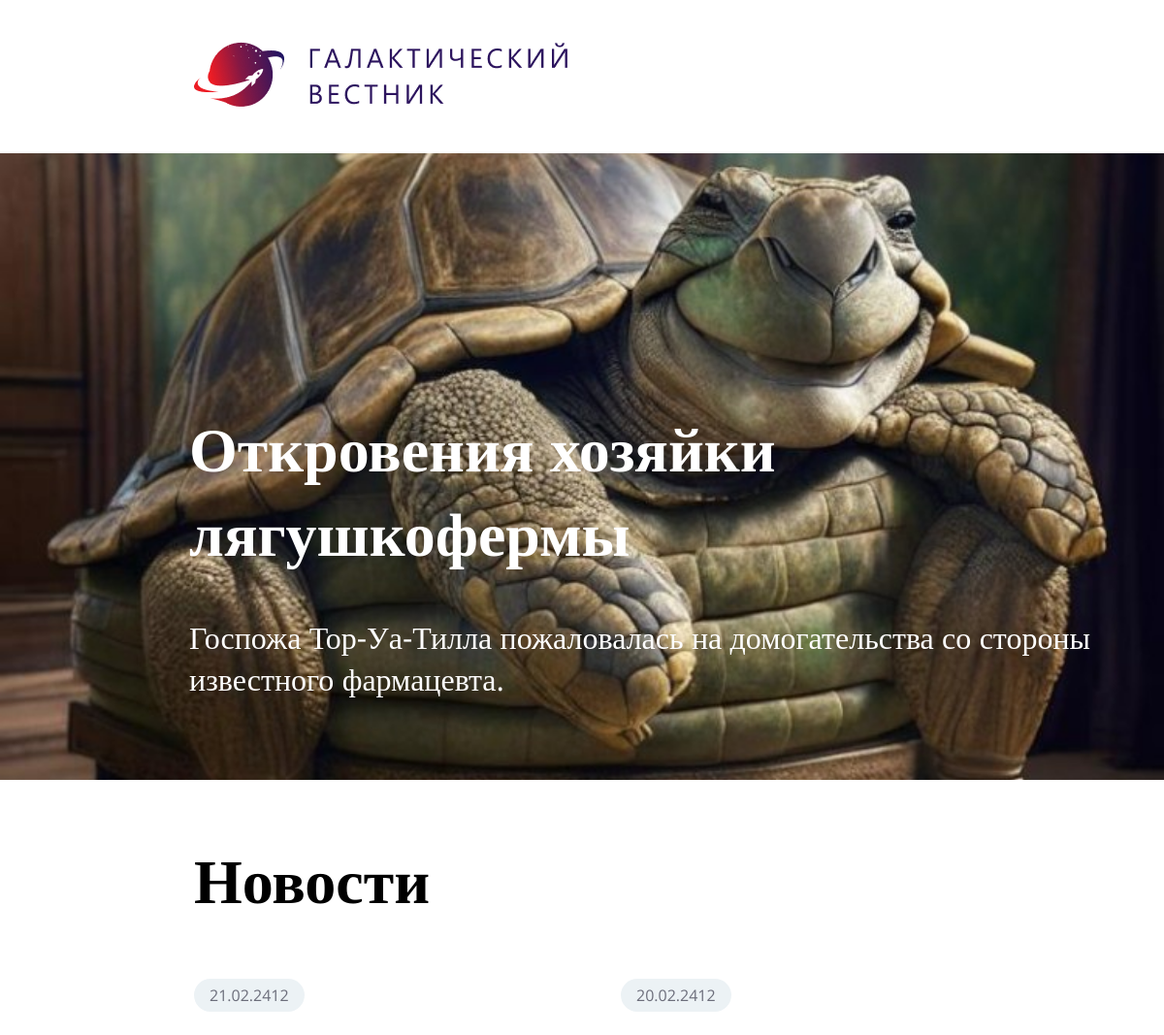
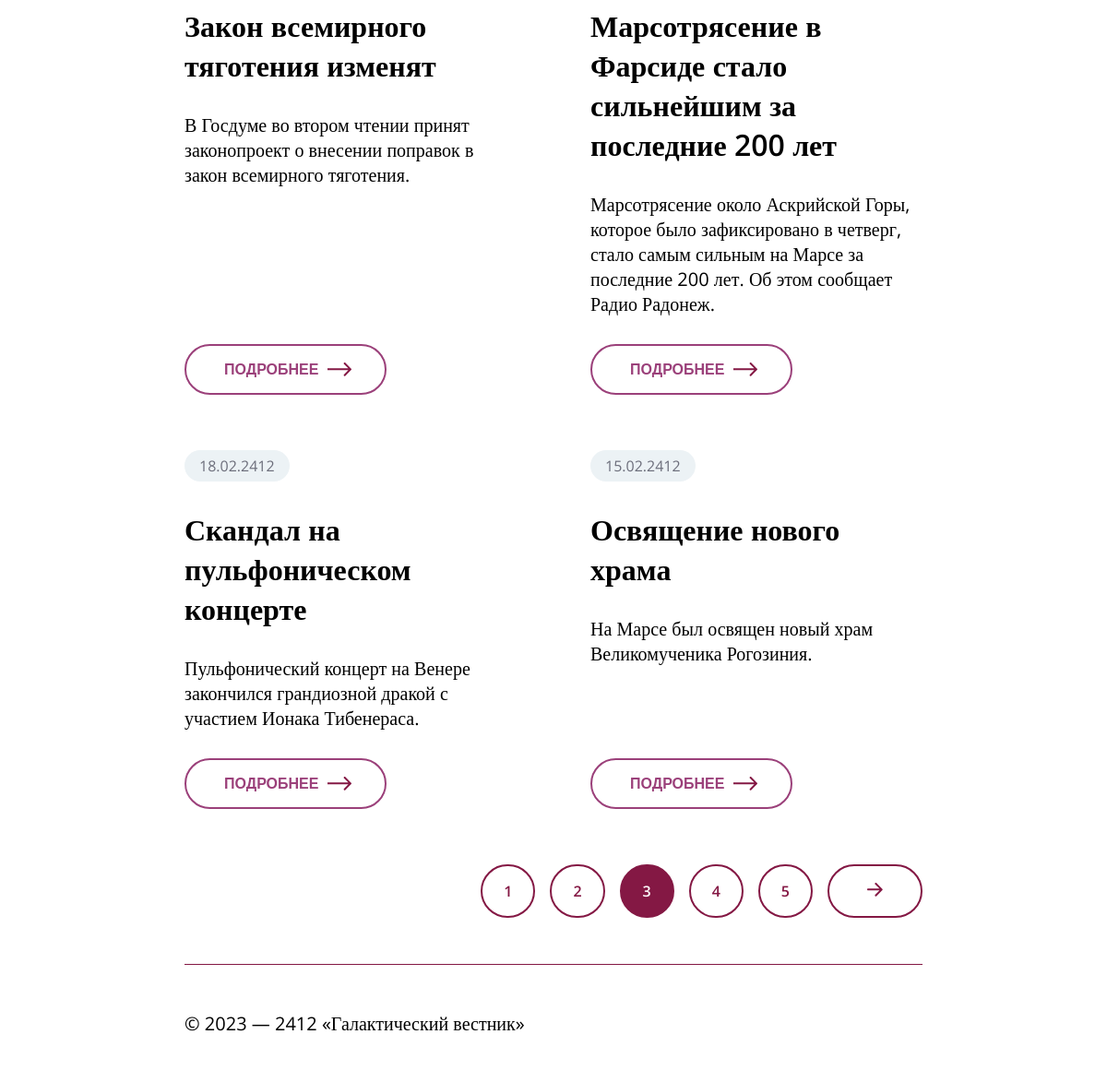
The page /page?id=3 on the database its author committed (2 pictures, top to bottom).
### tables this page shows
CREATE TABLE `news` (
  `id` int(11) unsigned NOT NULL AUTO_INCREMENT,
  `date` datetime NULL DEFAULT NULL,
  `title` varchar(250) NOT NULL DEFAULT '',
  `announce` text NULL DEFAULT NULL,
  `content` text NULL DEFAULT NULL,
  `image` varchar(250) NOT NULL DEFAULT '',
  PRIMARY KEY (`id`),
  KEY `id` (`id`),

  KEY `idx_news_date` (`date`));

### app/Core/Controller.php (called while the page is built, shortened)
<?php
class Controller
{
    protected function view(string $view, array $data = [])
    {
        extract($data);
        require "../app/Views/layouts/header.php";
        require "../app/Views/$view.php";
        require "../app/Views/layouts/footer.php";
    }
}

### app/Controllers/PageController.php (called while the page is built, shortened)
<?php
class PageController extends Controller
{
    public function index($pageNumber): void
    {
        $news = new News();
        $newsData = $news->getPage($pageNumber);
        $this->view('page', [
            'news' => $newsData,
            'currentPage' => $pageNumber,
            'pageCount' => $news->getPagesCount(),
            'title' => 'News',
            'lastNews' => $news->getLastNews(),
        ]);
    }
}

### public/index.php (called while the page is built, shortened)
<?php
$router = new Router();
$router->get('/', 'HomeController@index');
$router->get('/news', 'NewsController@index');
$router->get('/page', 'PageController@index');
$router->dispatch();

### app/Models/News.php (called while the page is built, shortened)
<?php
class News extends Model
{
    private int $itemsPerPage = 4;
    public function getPage(int $pageNumber): array
    {
        $stmt = $this->db->prepare("SELECT * FROM news ORDER BY date DESC LIMIT ? OFFSET ?");
        $offset = ($pageNumber - 1) * $this->itemsPerPage;
        $stmt->bind_param("ii", $this->itemsPerPage, $offset);
        $stmt->execute();
        $result = $stmt->get_result();
        return $result->fetch_all(MYSQLI_ASSOC);
    }
    public function getLastNews(): array
    {
        return $this->db->query("SELECT * FROM news ORDER BY id DESC LIMIT 1")
            ->fetch_assoc();
    }
}

### config/database.php (called while the page is built)
<?php
return [
    "host" => "MySQL-8.4",
    "port" => "3306",
    "user" => "root",
    "password" => "",
    "database" => "ill",
];

### app/Core/Database.php (called while the page is built, shortened)
<?php
class Database
{
    private static ?mysqli $connection = null;
    public static function getConnection(): mysqli
    {
        $data = require_once dirname(__DIR__, 2) . "/config/database.php";
        if (self::$connection === null)
        {
            self::$connection = new mysqli(
                $data['host'],
                $data['user'],
                $data['password'],
                $data['database']
            );
            self::$connection->set_charset("utf8");
        }
        return self::$connection;
    }
}

### app/Core/Model.php (called while the page is built, shortened)
<?php
require_once __DIR__ . '/Database.php';
abstract class Model
{
    public function __construct()
    {
        $this->db = Database::getConnection();
    }
}

### app/Views/page.php (the view, shortened to what this page needs)
<main>
    <div class="banner" style="background-image: url('<?='assets//images//news//' . $lastNews['image']; ?>'); background-size: cover; background-position: center; background-repeat: no-repeat;">
        <div class="info">
            <h1 class="info_title"><?= htmlspecialchars($lastNews['title']) ?></h1>
            <p class="info_subtitle"><?= strip_tags($lastNews['announce']) ?></p>
        </div>
    </div>
    <h1 class="title">Новости</h1>
    <div class="news">
        <?php foreach ($news as $item) : ?>
            <div class="news_item">
                <div class="news_date">
                    <?= date('d.m.Y', strtotime($item['date'])); ?>
                </div>
                <div class="news_title">
                    <?= htmlspecialchars($item['title']); ?>
                </div>
                <div class="news_announce">
                    <?= strip_tags($item['announce']); ?>
                </div>
                <div class="news_btn">
                    <button onclick="location.href='/news?id=<?= $item['id'] ?>'">Подробнее
                    </button>
                </div>
            </div>
        <?php endforeach; ?>
        <div class="pagination">
            <?php for ($page = 1; $page <= $pageCount; $page++) : ?>
                <div>
                    <button onclick="location.href='/page?id=<?= $page ?>'" <?= $page == $currentPage ? "class=\"btn_page pagination_active\"" : "class=\"btn_page\"" ?>><?= $page ?></button>
                </div>
            <?php endfor; ?>
            <div class="">
                <?php if ($pageCount != $currentPage) : ?>
                    <button class="btn_last" onclick="location.href='/page?id=<?= ++$currentPage ?>'">
                    </button>
                <?php endif; ?>
            </div>
        </div>
    </div>
</main>

### public/assets/css/main.css (style rules this page uses)
* { box-sizing: border-box; }
body { margin: 0; }
.banner { width: 100%; height: 646px; background-image: url('../images/image 2.jpg'); }
.info { position: absolute; left: 195px; top: 375px; }
.info_title { font-family: Open Sans, serif; color: white; font-weight: 600; font-size: 64px; }
.info_subtitle { font-family: Open Sans, serif; color: white; font-weight: 400; font-size: 32px; }
.title { font-family: Open Sans, serif; color: black; font-weight: 600; font-size: 64px; padding: 16px 200px; }
.news { padding: 0 200px; display: grid; grid-template-columns: repeat(2, 1fr); gap: 60px 80px; margin-bottom: 50px; }
.news_item { font-family: Open Sans, serif; display: flex; flex-direction: column; gap: 30px; width: auto; margin: 0; }
.news_title { font-weight: 600; font-size: 32px; color: black; }
.news_announce { font-weight: 400; font-size: 20px; color: black; }
.news_date { font-weight: 400; font-size: 16px; color: #6C6E7B; padding: 6px 16px; background-color: #ECF2F5; border-radius: 20px; width: fit-content; }
.news_btn { margin-top: auto; }
.news_btn > button { background-color: transparent; border-radius: 50px; border: 2px #9B407A solid; color: #9B407A; padding: 16px 41px; font-size: 16px; font-weight: 600; text-transform: uppercase; }
.arrow_icon { position: relative; top: 2px; left: 5px; }
.pagination { grid-column: 1 / -1; display: flex; justify-content: flex-end; gap: 16px; }
.btn_page { background: transparent; border-radius: 50px; padding: 16px 23px; border: 2px #841844 solid; font-family: Open Sans, serif; color: #841844; font-size: 16px; font-weight: 600; }
.btn_last { background: transparent; border-radius: 50px; padding: 16px 41px; border: 2px #841844 solid; font-family: Open Sans, serif; font-size: 16px; font-weight: 600; }
.pagination_active { background-color: #841844; color: white; }

### rows shown on the page
news: image (picture), title "Откровения хозяйки лягушкофермы", announce "Госпожа Тор-Уа-Тилла пожаловалась на домогательства со стороны известного фармацевта."
news: date "21.02.2412", title "Закон всемирного тяготения изменят", announce "В Госдуме во втором чтении принят законопроект о внесении поправок в закон всемирного тяготения."
news: date "20.02.2412", title "Марсотрясение в Фарсиде стало сильнейшим за последние 200 лет", announce "Марсотрясение около Аскрийской Горы, которое было зафиксировано в четверг, стало самым сильным на Марсе за последние 200 лет. Об этом сообщает Радио Радонеж."
news: date "18.02.2412", title "Скандал на пульфоническом концерте", announce "Пульфонический концерт на Венере закончился грандиозной дракой с участием Ионака Тибенераса."
news: date "15.02.2412", title "Освящение нового храма", announce "На Марсе был освящен новый храм Великомученика Рогозиния."
